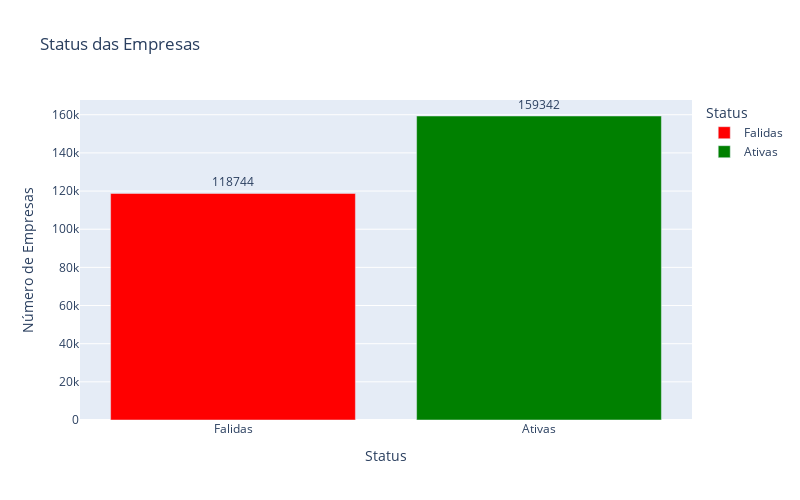

Notebook code cell kept with this figure:
### Markdown cell above
Plotando um gráfico comparando as empresas que faliram e as que continuaram operando:

### Code cell
import plotly.express as px
# Contar o número de empresas ativas e falidas
status_counts = df['operates_within_2_years'].value_counts().sort_index()

# Criando um DataFrame para facilitar o plot
status_data = pd.DataFrame({
    'Status': ['Falidas', 'Ativas'],
    'Quantidade': [status_counts.get(0, 0), status_counts.get(1, 0)]  # Se não houver 0 ou 1, retorna 0
})
fig = px.bar(
    status_data, 
    x='Status', 
    y='Quantidade', 
    color='Status',
    color_discrete_map={'Falidas': 'red', 'Ativas': 'green'},
    title='Status das Empresas', 
    text='Quantidade',
    width=800,  
    height=500  
)

fig.update_traces(texttemplate='%{text}', textposition='outside')
fig.update_layout(yaxis_title='Número de Empresas', xaxis_title='Status')
fig.show()

### Figure 1 — Plotly figure (JSON) as saved in the notebook; plotly's stock layout.template omitted (floating-point values rounded to 4 significant figures)
{"data": [{"alignmentgroup": "True", "hovertemplate": "Status=%{x}<br>Quantidade=%{text}<extra></extra>", "legendgroup": "Falidas", "marker": {"color": "red", "pattern": {"shape": ""}}, "name": "Falidas", "offsetgroup": "Falidas", "orientation": "v", "showlegend": true, "text": [118744], "textposition": "outside", "texttemplate": "%{text}", "type": "bar", "x": ["Falidas"], "xaxis": "x", "y": [118744], "yaxis": "y"}, {"alignmentgroup": "True", "hovertemplate": "Status=%{x}<br>Quantidade=%{text}<extra></extra>", "legendgroup": "Ativas", "marker": {"color": "green", "pattern": {"shape": ""}}, "name": "Ativas", "offsetgroup": "Ativas", "orientation": "v", "showlegend": true, "text": [159342], "textposition": "outside", "texttemplate": "%{text}", "type": "bar", "x": ["Ativas"], "xaxis": "x", "y": [159342], "yaxis": "y"}], "layout": {"barmode": "relative", "height": 500, "legend": {"title": {"text": "Status"}, "tracegroupgap": 0}, "title": {"text": "Status das Empresas"}, "width": 800, "xaxis": {"anchor": "y", "categoryarray": ["Falidas", "Ativas"], "categoryorder": "array", "domain": [0, 1], "title": {"text": "Status"}}, "yaxis": {"anchor": "x", "domain": [0, 1], "title": {"text": "Número de Empresas"}}}}
